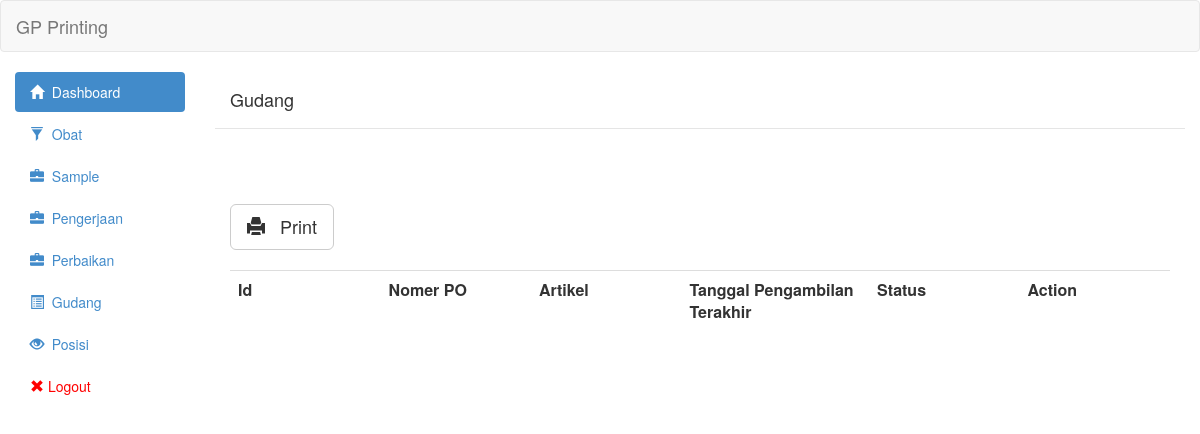
Before: /view/gudang.php (signed in) with the older database file.
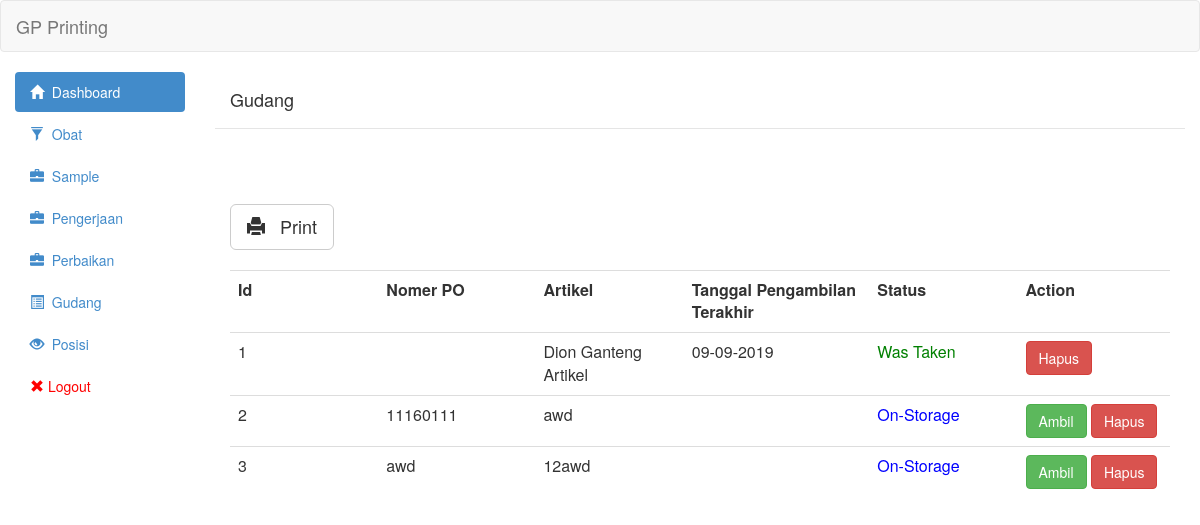
After: the same page with the newer database file.
### tables this page shows
CREATE TABLE `gudang` (
  `id` int(11) NOT NULL,
  `id_pengerjaan` int(11) NOT NULL,
  `nomor_po` varchar(255) NOT NULL,
  `qty_total` int(11) NOT NULL,
  `qty_sementara` int(11) NOT NULL,
  `tgl_pengambilan` date NOT NULL,
  `keterangan` text NOT NULL,
  `status` int(11) NOT NULL
);

CREATE TABLE `sample` (
  `id` int(11) NOT NULL,
  `artikel` varchar(255) NOT NULL,
  `nomor_po` varchar(30) NOT NULL,
  `tgl` date NOT NULL,
  `tgl_selesai` date DEFAULT NULL,
  `tgl_naik_bahan` date DEFAULT NULL,
  `status` tinyint(1) NOT NULL DEFAULT 0,
  `biaya` int(11) NOT NULL
);

CREATE TABLE `pengerjaan` (
  `id` int(11) NOT NULL,
  `id_sample` int(11) NOT NULL,
  `nomor_po` varchar(255) NOT NULL,
  `tipe` int(11) NOT NULL,
  `tgl_mulai` date NOT NULL,
  `qty_sendiri` int(11) NOT NULL,
  `tgl_selesai_sendiri` date DEFAULT NULL,
  `qty_makloon` int(11) NOT NULL,
  `tgl_selesai_makloon` date DEFAULT NULL,
  `status` int(11) NOT NULL,
  `qty_awal` int(11) NOT NULL,
  `keterangan` text NOT NULL,
  `qty_akhir_makloon` int(11) NOT NULL,
  `qty_akhir_sendiri` int(11) NOT NULL,
  `jumlah_orang` int(11) NOT NULL,
  `jam_kerja` int(11) NOT NULL,
  `biaya_makloon` int(11) NOT NULL,
  `meja` int(11) NOT NULL,
  `tgl_naik_barang` date DEFAULT NULL
);

### controller/gudang/gudang_show.php (the view, shortened to what this page needs)
<?php
	include('../controller/config/linken.php');
	include('../controller/config/asset.php');
	$queryGetGudang = "SELECT gudang.id,pengerjaan.nomor_po,sample.artikel,gudang.id_pengerjaan,gudang.tgl_pengambilan,gudang.status,pengerjaan.status AS PS from gudang join pengerjaan on gudang.id_pengerjaan=pengerjaan.id join sample on pengerjaan.id_sample = sample.id ORDER BY gudang.id ASC";
	$resultGetGudang = mysqli_query($link,$queryGetGudang) or die(mysqli_error($link));
	 echo "<table class='table table-hover'><tr>
                        <th class='col-md-1'>Id</th>
                        <th class='col-md-1'>Nomer PO</th>
                        <th class='col-md-1'>Artikel</th>
                        <th class='col-md-1'>Tanggal Pengambilan Terakhir</th>
                        <th class='col-md-1'>Status</th>
                        <th class='col-md-1'>Action</th>
                        </tr>";
	while($row = mysqli_fetch_assoc($resultGetGudang)){
    if($row['tgl_pengambilan']=='0000-00-00'){
        $row['tgl_pengambilan']=null;
    }else{
         $row['tgl_pengambilan'] = date("d-m-Y",strtotime( $row['tgl_pengambilan']));
    }
	?>
                            <tr onclick='AjaxGetDetailGudang(<?php echo $row["id"]?>)'>
								<td><?php echo $row['id']?></td>
                                <td><?php echo $row['nomor_po']?></td>
                                <td><?php echo $row['artikel']?></td>
                                <td><?php echo $row['tgl_pengambilan']?></td>
                                <td><?php if($row['status']==0){
									echo "<span style='color:blue'>On-Storage</span>";
									}else if($row['status']==1){
										echo "<span style='color:green'>Was Taken</span>";
									}
								;?></td>
								<td>
                                <?php
                                if($row['status']==0){ ?>
                                <button onclick="ChangeStatusGudang(<?php echo $row["id"];?>)" class="btn btn-success">Ambil</button>
                                <?php }; ?>
                                <a class='btn btn-danger' href='controller/gudang/gudang_delete.php?id="<?php echo $row["id"];?>"'>Hapus</a></td>
                            </tr>
<?php
	}
	echo "</table>"
	?>

Changed rows visible on the page:
added gudang: id "1", sample.artikel "Dion Ganteng Artikel", tgl_pengambilan "09-09-2019", status "Was Taken"
added gudang: id "2", id_pengerjaan.nomor_po "11160111", sample.artikel "awd", status "On-Storage"
added gudang: id "3", id_pengerjaan.nomor_po "awd", sample.artikel "12awd", status "On-Storage"
